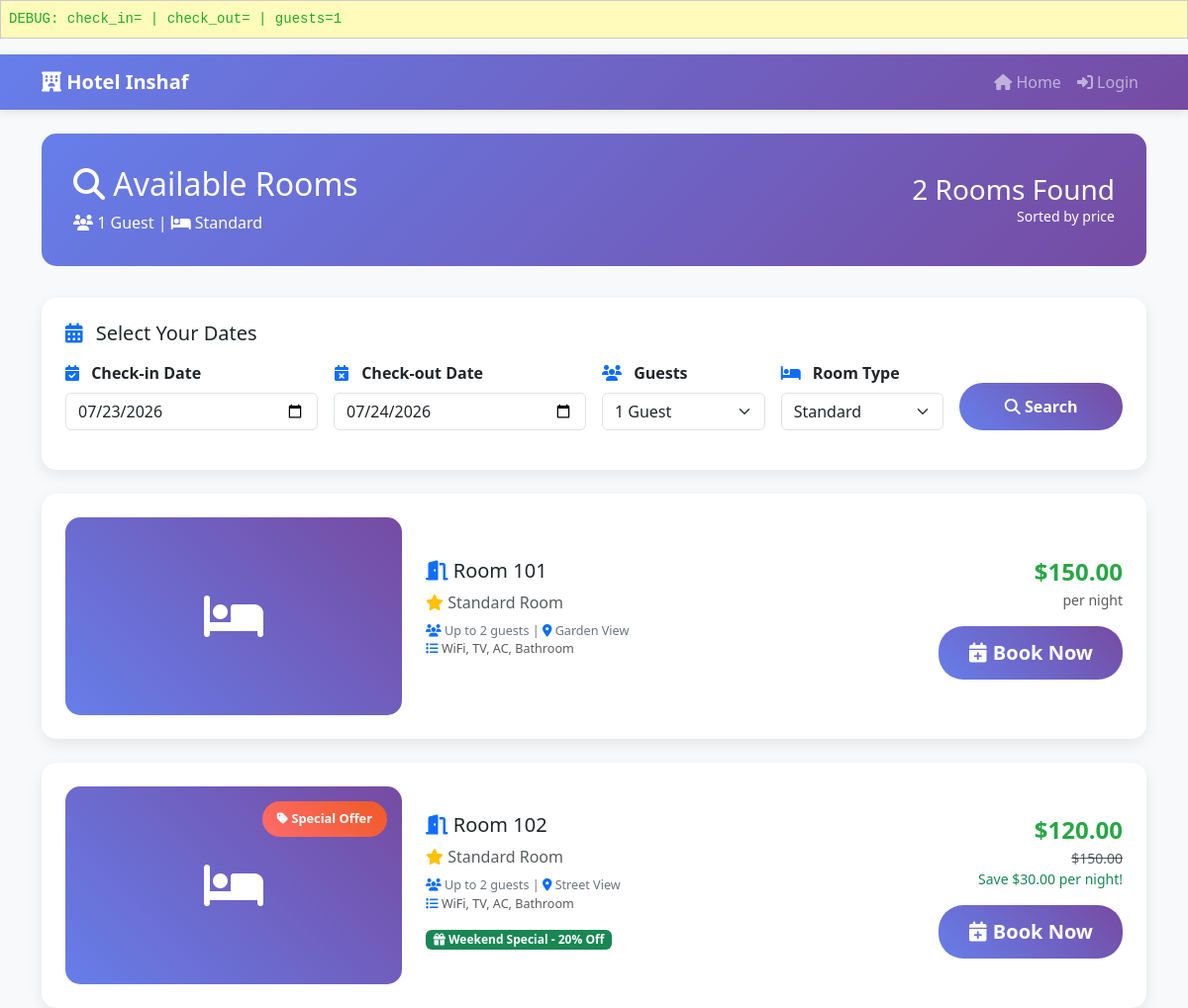
The page /index.php?controller=guest-portal&action=searchRooms&room_type=Standard on the database its author committed.
### tables this page shows
CREATE TABLE rooms (
    room_id INT AUTO_INCREMENT PRIMARY KEY,
    room_number VARCHAR(10) UNIQUE NOT NULL,
    room_type VARCHAR(50) NOT NULL,
    price DECIMAL(10,2) NOT NULL,
    discounted_price DECIMAL(10,2),
    status ENUM('Available', 'Booked', 'Maintenance', 'Housekeeping') DEFAULT 'Available',
    amenities TEXT,
    max_occupancy INT DEFAULT 2,
    floor_number INT DEFAULT 1,
    view_type VARCHAR(50),
    is_promotional BOOLEAN DEFAULT FALSE,
    promotion_description TEXT,
    promotion_start_date DATE,
    promotion_end_date DATE,
    housekeeping_status ENUM('Clean', 'Dirty', 'In Progress') DEFAULT 'Clean',
    last_cleaned TIMESTAMP,
    created_at TIMESTAMP DEFAULT CURRENT_TIMESTAMP,
    updated_at TIMESTAMP DEFAULT CURRENT_TIMESTAMP ON UPDATE CURRENT_TIMESTAMP
);

### views/public/search_results.php (the view, shortened to what the rows shown need)
<!DOCTYPE html>
<html lang="en">
<head>
    <link href="https://cdn.jsdelivr.net/npm/bootstrap@5.3.0/dist/css/bootstrap.min.css" rel="stylesheet">
    <link href="https://cdnjs.cloudflare.com/ajax/libs/font-awesome/6.4.0/css/all.min.css" rel="stylesheet">
</head>
<body>
    <div class="container mt-4">
        <div class="results-header fade-in">
            <div class="row align-items-center">
                <div class="col-lg-8">
                    <h2 class="mb-2">
                        <i class="fas fa-search"></i> Available Rooms
                    </h2>
                </div>
            </div>
        </div>
        <div class="row">
            <div class="col-12">
                <?php if (!empty($availableRooms)): ?>
                    <div class="row g-4">
                        <?php foreach ($availableRooms as $room): ?>
                            <div class="col-12 fade-in">
                                <div class="search-card p-4">
                                    <div class="row align-items-center">
                                        <div class="col-md-4">
                                            <div class="position-relative">
                                                <div class="bg-primary d-flex align-items-center justify-content-center"
                                                     style="height: 200px; background: linear-gradient(45deg, #667eea, #764ba2); border-radius: 15px;">
                                                    <i class="fas fa-bed text-white" style="font-size: 3rem;"></i>
                                                </div>
                                                <?php if (isset($room['is_promotional']) && $room['is_promotional']): ?>
                                                    <div class="promo-badge">
                                                        <i class="fas fa-tag"></i> Special Offer
                                                    </div>
                                                <?php endif; ?>
                                            </div>
                                        </div>
                                        <div class="col-md-5">
                                            <h5 class="mb-2">
                                                <i class="fas fa-door-open text-primary"></i>
                                                Room <?php echo htmlspecialchars($room['room_number']); ?>
                                            </h5>
                                            <p class="text-muted mb-2">
                                                <i class="fas fa-star text-warning"></i>
                                                <?php echo htmlspecialchars($room['room_type']); ?> Room
                                            </p>
                                            <div class="amenities-list mb-3">
                                                <small>
                                                    <i class="fas fa-users text-primary"></i>
                                                    Up to <?php echo $room['max_occupancy']; ?> guests |
                                                    <i class="fas fa-map-marker-alt text-primary"></i>
                                                    <?php echo htmlspecialchars($room['view_type'] ?? 'City View'); ?>
                                                </small><br>
                                                <small class="text-muted">
                                                    <i class="fas fa-list text-primary"></i>
                                                    <?php echo htmlspecialchars($room['amenities']); ?>
                                                </small>
                                            </div>
                                            <?php if (isset($room['is_promotional']) && $room['is_promotional'] && !empty($room['promotion_description'])): ?>
                                                <div class="mb-2">
                                                    <small class="badge bg-success">
                                                        <i class="fas fa-gift"></i> <?php echo htmlspecialchars($room['promotion_description']); ?>
                                                    </small>
                                                </div>
                                            <?php endif; ?>
                                        </div>
                                        <div class="col-md-3 text-end">
                                            <div class="mb-3">
                                                <?php if (isset($room['discounted_price']) && $room['discounted_price']): ?>
                                                    <span class="price-highlight">$<?php echo number_format($room['discounted_price'], 2); ?></span>
                                                    <small class="text-muted d-block text-decoration-line-through">$<?php echo number_format($room['price'], 2); ?></small>
                                                    <small class="text-success">Save $<?php echo number_format($room['price'] - $room['discounted_price'], 2); ?> per night!</small>
                                                <?php else: ?>
                                                    <span class="price-highlight">$<?php echo number_format($room['price'], 2); ?></span>
                                                    <small class="text-muted d-block">per night</small>
                                                <?php endif; ?>
                                            </div>
                                            <a href="../public/index.php?controller=guest-portal&action=bookRoom&room_id=<?php echo $room['room_id']; ?>"
   class="btn btn-gradient btn-lg">
    <i class="fas fa-calendar-plus"></i> Book Now
</a>
                                        </div>
                                    </div>
                                </div>
                            </div>
                        <?php endforeach; ?>
                    </div>
                <?php endif; ?>
            </div>
        </div>
    </div>
</body>
</html>

### rows shown on the page
rooms: room_number "101", room_type "Standard", max_occupancy "2", view_type "Garden View", amenities "WiFi, TV, AC, Bathroom", price "150.00"
rooms: is_promotional 1 (drawn), room_number "102", room_type "Standard", max_occupancy "2", view_type "Street View", amenities "WiFi, TV, AC, Bathroom", promotion_description "Weekend Special - 20% Off", discounted_price "120.00", price "150.00", $room['price'] - $room['discounted_price'] "30.00"

### other values the page prints
$guests "1"
$room_type "Standard"
count($availableRooms) "2"
